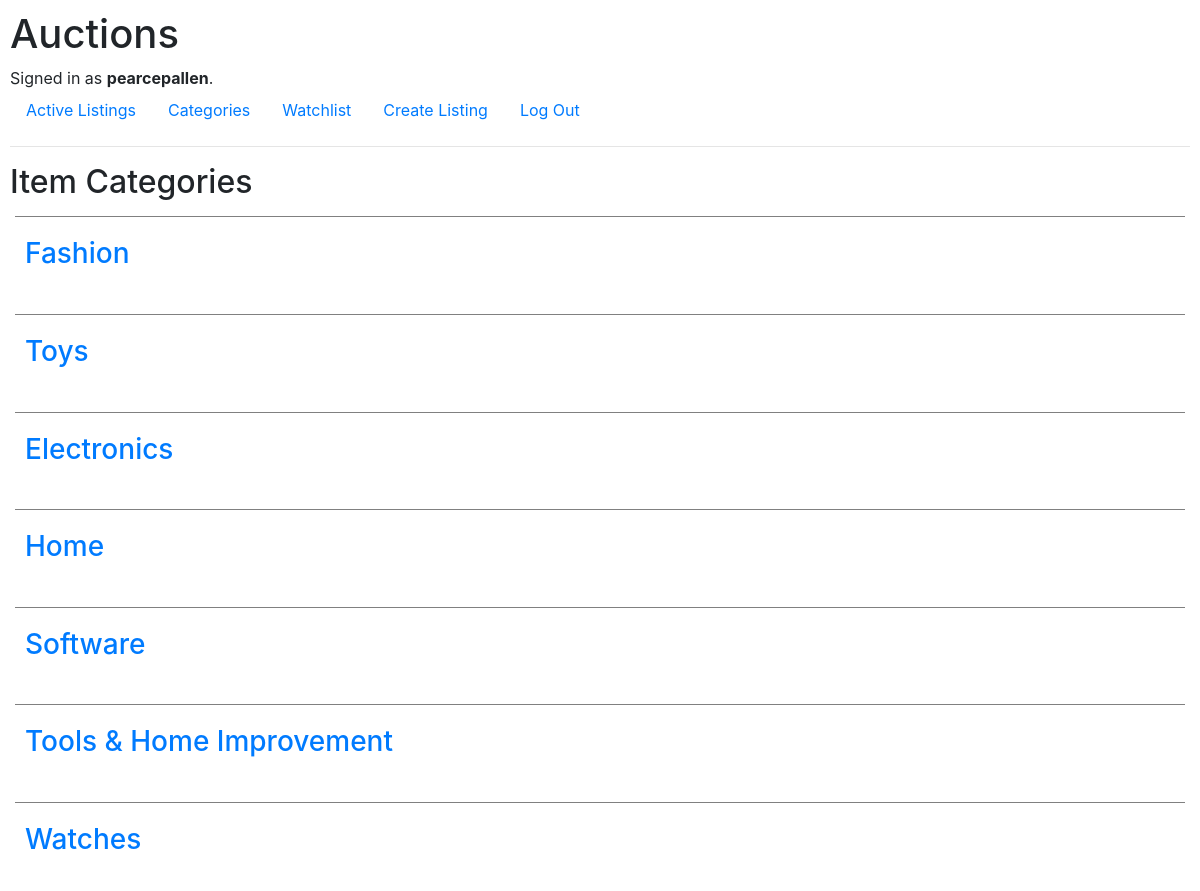
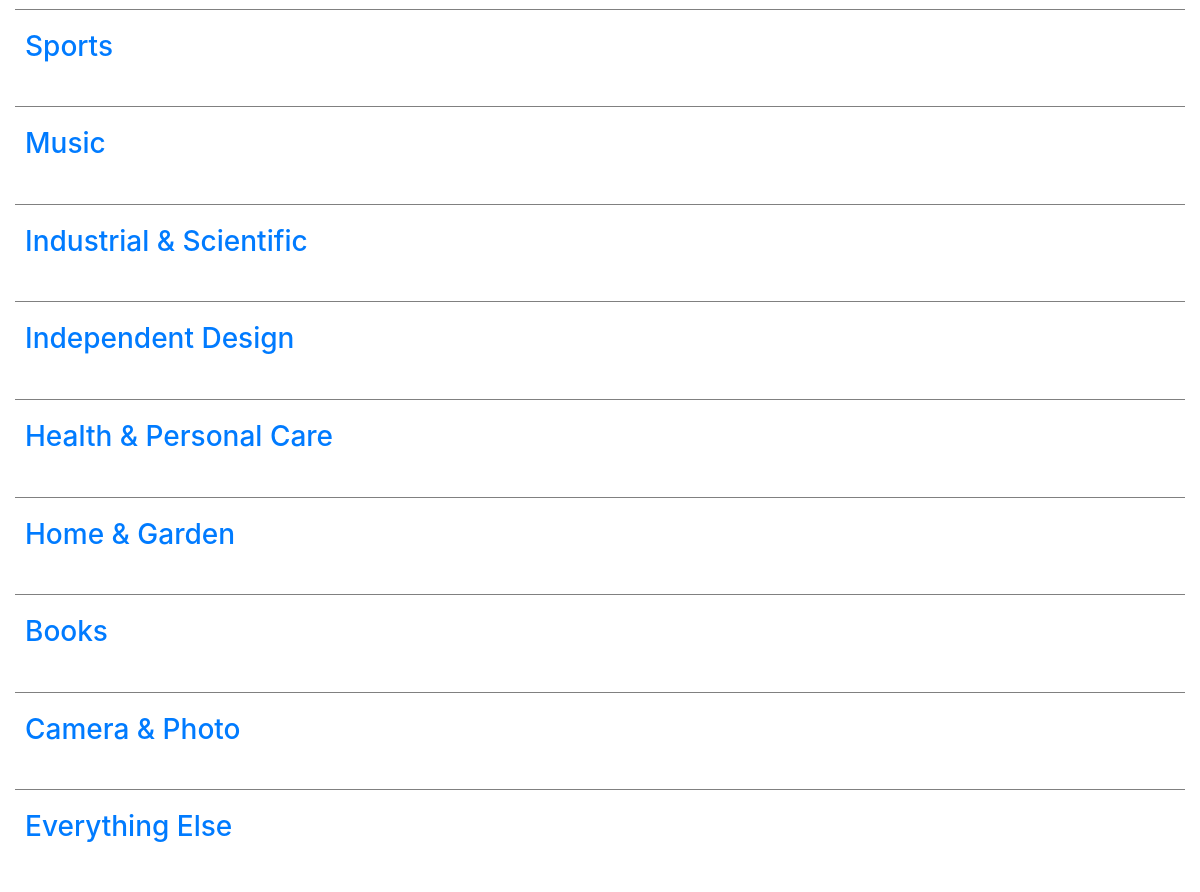
The page /categories (signed in) on the database its author committed (2 pictures, top to bottom).
### auctions/models.py (models this page shows, shortened)
class User(AbstractUser):
    pass

class Category(models.Model):
    category = models.CharField(max_length=60, unique=True)

### auctions/views.py (the view)
# urls.py: path("categories", views.categories, name="categories"),
def categories(request):
    categories = Category.objects.all()
    return render(request, "auctions/categories.html", {
        "categories": categories
    })

### auctions/templates/auctions/categories.html
{% extends "auctions/layout.html" %}
{% block body %}
    <h2>Item Categories</h2>
    {% for category in categories %}
    <div id="list">
        <div>
           <div><h3> <a href = "{% url 'category' category.category %}">{{ category.category }} </a></h3></div>
        </div>
    </div>
    {% endfor %}
{% endblock %}

### auctions/templates/auctions/layout.html (shortened to what this page needs)
{% load static %}
<!DOCTYPE html>
<html lang="en">
    <head>
        <link rel="stylesheet" href="https://stackpath.bootstrapcdn.com/bootstrap/4.4.1/css/bootstrap.min.css">
        <link href="{% static 'auctions/styles.css' %}" rel="stylesheet">
    </head>
    <body>
        <h1>Auctions</h1>
        <div>
            {% if user.is_authenticated %}
                Signed in as <strong>{{ user.username }}</strong>.
            {% else %}
                Not signed in.
            {% endif %}
        </div>
        <ul class="nav">
            <li class="nav-item">
                <a class="nav-link" href="{% url 'index' %}">Active Listings</a>
            </li>
            <li class="nav-item">
                <a class="nav-link" href="{% url 'categories' %}">Categories</a>
            </li>
            {% if user.is_authenticated %}
                <li class="nav-item">
                    <a class="nav-link" href="{% url 'watching' %}">Watchlist</a>
                </li>
                <li class="nav-item">
                    <a class="nav-link" href="{% url 'create' %}">Create Listing</a>
                </li>
                <li class="nav-item">
                    <a class="nav-link" href="{% url 'logout' %}">Log Out</a>
                </li>
            {% endif %}
        </ul>
        <hr>
        {% block body %}
        {% endblock %}
    </body>
</html>

### auctions/static/auctions/styles.css (style rules this page uses)
body { padding: 10px; }
#list { margin: 15px 5px 10px 5px; padding: 20px 10px 20px 10px; border-top: 1px solid gray; display: flex; }

### rows shown on the page
User: username "pearcepallen"
Category: category "Fashion"
Category: category "Toys"
Category: category "Electronics"
Category: category "Home"
Category: category "Software"
Category: category "Tools & Home Improvement"
Category: category "Watches"
Category: category "Sports"
Category: category "Music"
Category: category "Industrial & Scientific"
Category: category "Independent Design"
Category: category "Health & Personal Care"
Category: category "Home & Garden"
Category: category "Books"
Category: category "Camera & Photo"
Category: category "Everything Else"
